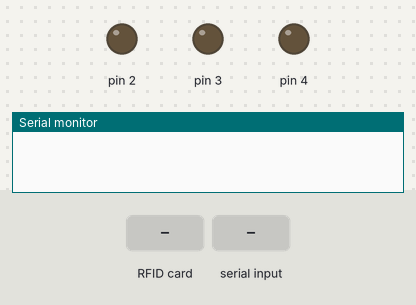
This sketch was run on a simulated Arduino Uno, built with avr-gcc and run on an emulated ATmega328P. Shown: output pins drawn as LEDs (lit = HIGH), the last lines printed to the serial monitor. The test bench sets the inputs (shaded band). Pins used as bus, display or sensor lines are not drawn.

Above: at 1.2 s.
1.3 s: RFID card 5E 7A 19 C4 held to the reader
At 1.6 s:
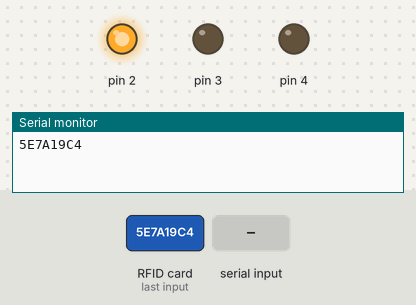
4.3 s: "2" received over Serial
At 5.2 s:
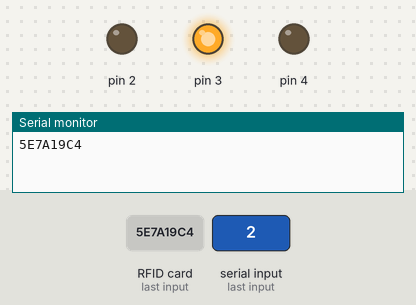
Timing chart, 0 to 10.8 s (numbered marks = the images above; inputs shaded):
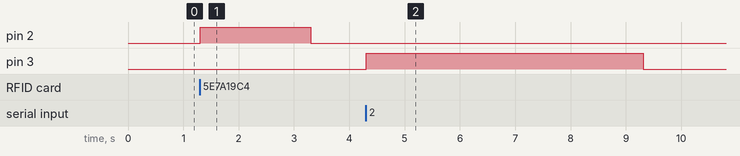

Measured:
- after the input at 1.3 s, pin 2: LOW → HIGH at once, → LOW 2.0 s later
- after the input at 4.3 s, pin 3: LOW → HIGH at once, → LOW 5.0 s later

The sketch:

RFID_ARDUINO.ino
```cpp
#include <SPI.h>
#include <MFRC522.h>
#define SS_PIN 10
#define RST_PIN 9
MFRC522 mfrc522(SS_PIN, RST_PIN); // Create MFRC522 instance.
int LED_verde = 2;
int LED_amarelo = 3;
int LED_vrtmelho = 4;
char st[20];

void setup()
{
  Serial.begin(9600);
  SPI.begin();
  mfrc522.PCD_Init();
  pinMode(2, OUTPUT);
  pinMode(3, OUTPUT);
  pinMode(4, OUTPUT);
}

void loop()
{

    char x = Serial.read();
    if (x == '1')
    {
      digitalWrite(2, HIGH);
      delay(5000);
      digitalWrite(2, LOW);

    }
    if (x == '2')
    {
      digitalWrite(3, HIGH);
      delay(5000);
      digitalWrite(3, LOW);
    }
    if (x == '3')
    {
      digitalWrite(4, HIGH);
      delay(5000);
      digitalWrite(4, LOW);
    }


  // Procurar por cartao existente
  if (!mfrc522.PICC_IsNewCardPresent())
  {
    return;
  }
  // Selecionar um dos cartoes existentes
  if (!mfrc522.PICC_ReadCardSerial())
  {
    return;
  }
  String conteudo = "";
  byte letra;
  for (byte i = 0; i < mfrc522.uid.size; i++)
  {
    Serial.print(mfrc522.uid.uidByte[i] < 0x10 ? " 0" : "");
    Serial.print(mfrc522.uid.uidByte[i], HEX);
    conteudo.concat(String(mfrc522.uid.uidByte[i] < 0x10 ? " 0" : ""));
    conteudo.concat(String(mfrc522.uid.uidByte[i], HEX));
  }
  conteudo.toUpperCase();
  Serial.println();
  digitalWrite(2, HIGH);
  delay(2000);
  digitalWrite(2, LOW);
}
```
